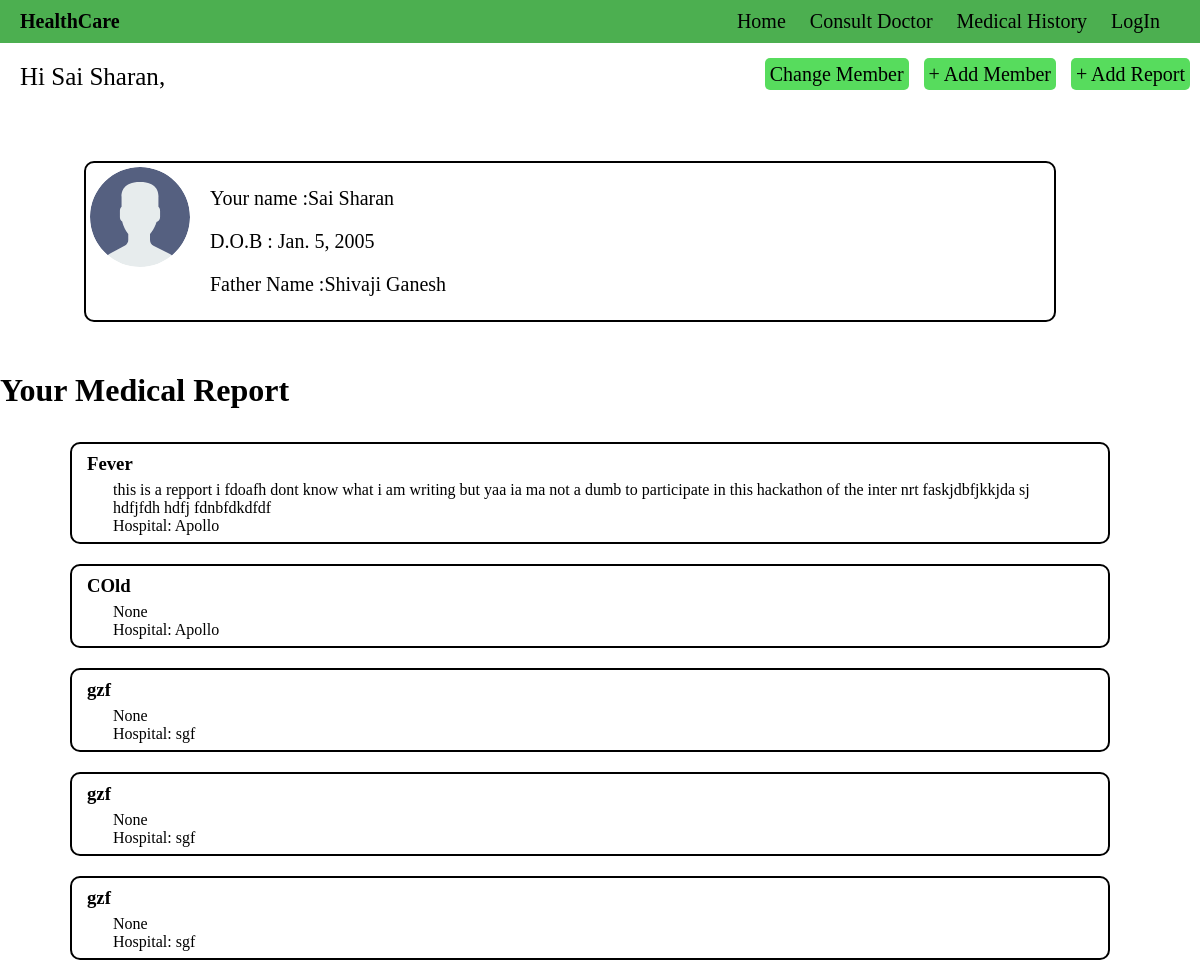
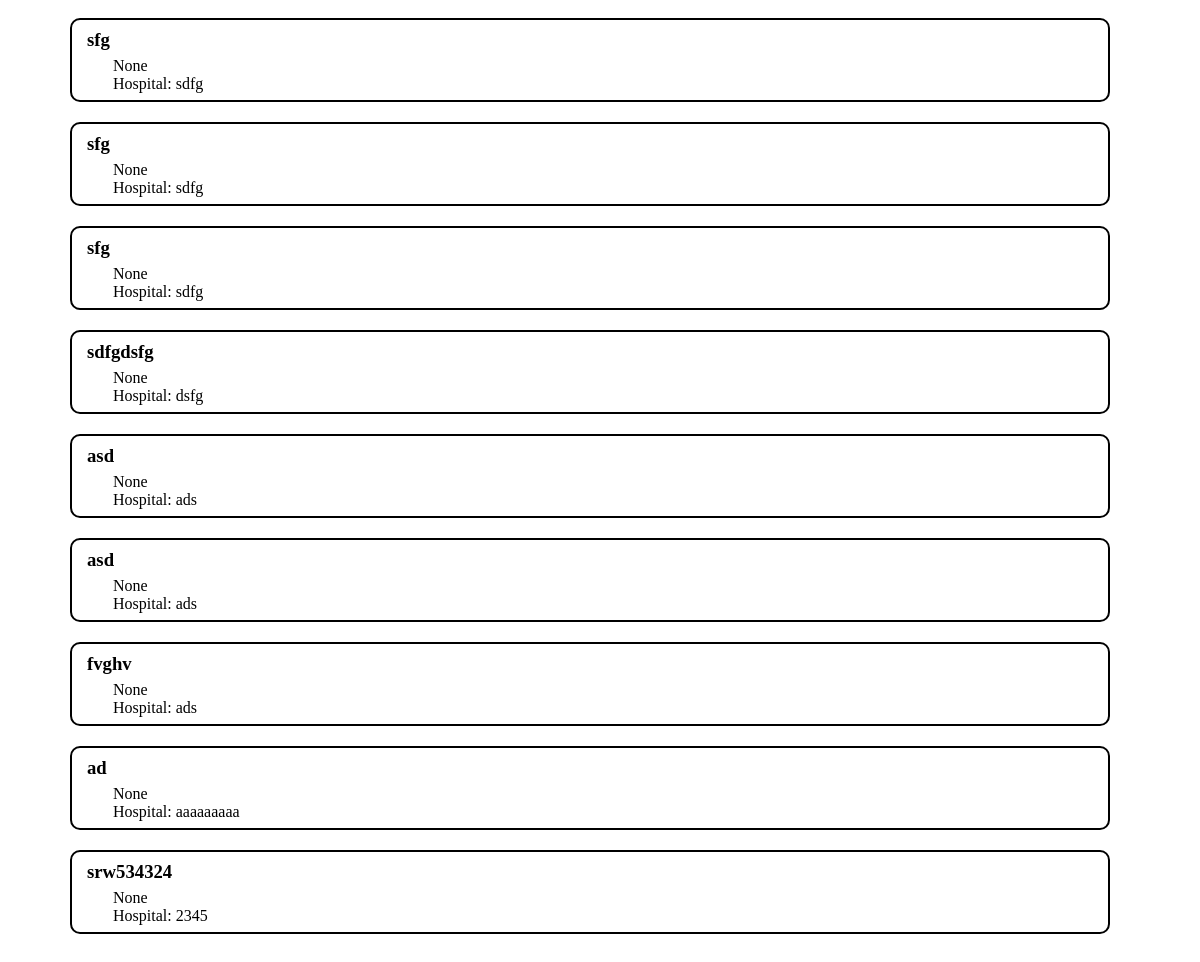
Page /patient_profile/Sai Sharan on the committed database (2 pictures, top to bottom).
### Health/models.py (models this page shows, shortened)
class Patient(models.Model):
    host = models.ForeignKey(User, on_delete=models.CASCADE, null=True)
    user_name = models.CharField(max_length=30)
    profile_pic = models.ImageField(upload_to='', null=True, default="avater.svg")
    Date_of_birth = models.DateField(null=True)
    user_relationship = models.CharField(max_length=30)
    father_name = models.CharField(max_length=30)
    mother_name = models.CharField(max_length=30)
    street = models.CharField(max_length=100)
    city = models.CharField(max_length=30)
    state = models.CharField(max_length=30)
    country = models.CharField(max_length=30)

class Medical_Report(models.Model):
    host = models.ForeignKey(User, on_delete=models.CASCADE, null=True)
    person = models.ForeignKey(Patient,on_delete=models.CASCADE,null=True)
    description = models.TextField(max_length=300,default="None ")
    Report_name = models.CharField(max_length=100)
    Hospital = models.CharField(max_length=100)
    Patient_name = models.CharField(max_length=100)
    Doctor_name = models.CharField(max_length=100)
    Date_of_scan = models.DateTimeField()
    Date_of_recieved = models.DateTimeField()
    doctor_prescription= models.TextField(max_length=300,default="None ")
    Blood_pressure = models.IntegerField()
    Sugar_level = models.IntegerField()

### Health/views.py (the view)
# urls.py: path('patient_profile/<str:pk>',views.patient_profile,name = "patient_profile"),
def patient_profile(request, pk):
    form = Patient.objects.get(user_name=pk)
    medical_report = Medical_Report.objects.filter(person=form)
    context = {"form": form, "medical_report": medical_report}
    return render(request, 'Health/patient_profile.html', context)

### Health/templates/Health/patient_profile.html
{% extends 'main.html' %}
{% block content %}
<div class="add_home_detail">
    <div class="left_home_wel">Hi {{form.user_name}},</div>
    <div class="right_home_mem">
        <a href="{% url 'choice_acc' %}">Change Member</a>
        <a href="{% url 'patient_form' %}">+ Add Member</a>
        <a href="{% url 'medical_form' form.user_name  %}">+ Add Report</a>
    </div>
</div>
<div class="choice_acc">
    <div class="parent_choice_acc">
        <div class="left">
            <img src="{{form.profile_pic.url}}" alt="" ,width="100px">
        </div>
        <div class="child_acc">
                <p>Your name :{{form.user_name}}</p>
                <p>D.O.B : {{form.Date_of_birth}}</p>
                <p>Father Name :{{form.father_name}}</p>
        </div>
    </div>
</div>
<h1> Your Medical Report</h1>
<div class="medical_show">
    {% for divs in medical_report %}
    <div class="box2">
        <a href="{% url 'medical_form_view' divs.id %}">
            <h3>{{divs.Report_name}}</h3>
            <p>{{divs.description}}</p>
            <p>Hospital: {{divs.Hospital}}</p>
        </a>
    </div>
    {% endfor %}
</div>
{% endblock content %}

### static/styles/main.css (style rules this page uses)
body { margin: 0px; padding: 0px; }
.add_home_detail { display: flex; justify-content: space-between; }
.add_home_detail .left_home_wel { margin: 20px 20px; font-size: 25px; }
.add_home_detail .right_home_mem { margin: 20px 5px; font-size: 20px; }
.add_home_detail .right_home_mem a { padding: 5px; margin: 5px; text-decoration: none; color: black; background-color: #57dc5d; border-radius: 5px; }
.choice_acc { margin: 30px; display: flex; align-items: center; flex-direction: column; width: 90vw; }
.choice_acc .parent_choice_acc { display: flex; margin: 20px 20px; padding: 4px; border: 2px solid black; border-radius: 10px; width: 80vw }
.choice_acc .left { display: flex; justify-content: space-around; align-items: space-around; }
.choice_acc .left img { border-radius: 50%; width: 100px; height: 100px; }
.choice_acc .child_acc { width: 40vw; margin: 0px 20px; }
.choice_acc .child_acc p { font-size: 20px; }
.medical_show { margin: 20px 20px; padding: 2px 30px; display: flex; flex-direction: column; width: 90vw; justify-content: space-between; }
.medical_show .box2 { margin: 10px 20px; padding: 7px 5px; border: 2px black solid; border-radius: 10px; }
.medical_show .box2 h3 { margin:2px 0px 6px 10px; }
a { text-decoration: none; color: black }
.medical_show .box2 p { margin:0px 3vw; }

### rows in the picture
Patient: user_name "Sai Sharan", profile_pic (picture), Date_of_birth "Jan. 5, 2005", father_name "Shivaji Ganesh"
Medical_Report: Report_name "Fever", description "this is a repport i fdoafh dont know what i am writing but yaa ia ma not a dumb to participate in this hackathon of the inter nrt faskjdbfjkkjda sj hdfjfdh hdfj fdnbfdkdfdf", Hospital "Apollo"
Medical_Report: Report_name "COld", description "None", Hospital "Apollo"
Medical_Report: Report_name "gzf", description "None", Hospital "sgf"
Medical_Report: Report_name "gzf", description "None", Hospital "sgf"
Medical_Report: Report_name "gzf", description "None", Hospital "sgf"
Medical_Report: Report_name "sfg", description "None", Hospital "sdfg"
Medical_Report: Report_name "sfg", description "None", Hospital "sdfg"
Medical_Report: Report_name "sfg", description "None", Hospital "sdfg"
Medical_Report: Report_name "sdfgdsfg", description "None", Hospital "dsfg"
Medical_Report: Report_name "asd", description "None", Hospital "ads"
Medical_Report: Report_name "asd", description "None", Hospital "ads"
Medical_Report: Report_name "fvghv", description "None", Hospital "ads"
Medical_Report: Report_name "ad", description "None", Hospital "aaaaaaaaa"
Medical_Report: Report_name "srw534324", description "None", Hospital "2345"
